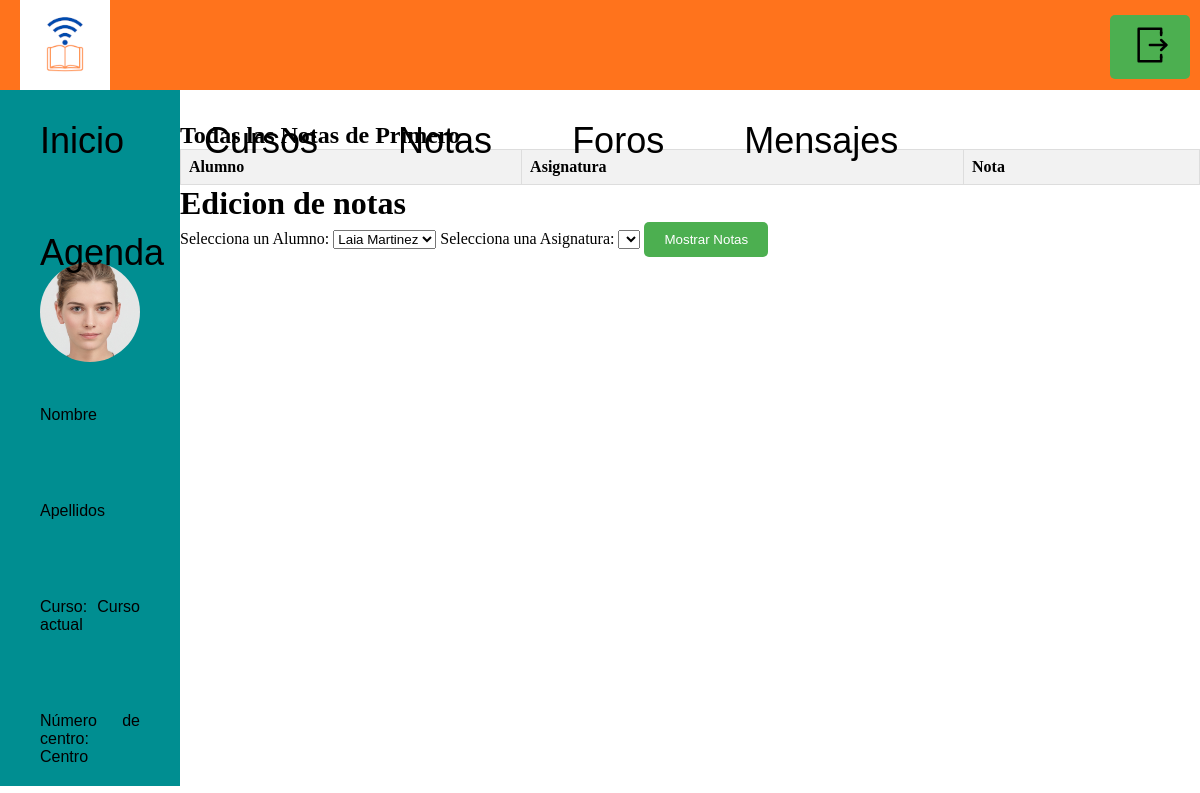
Page /profesor/gestionNotas2.php on the earlier database version.
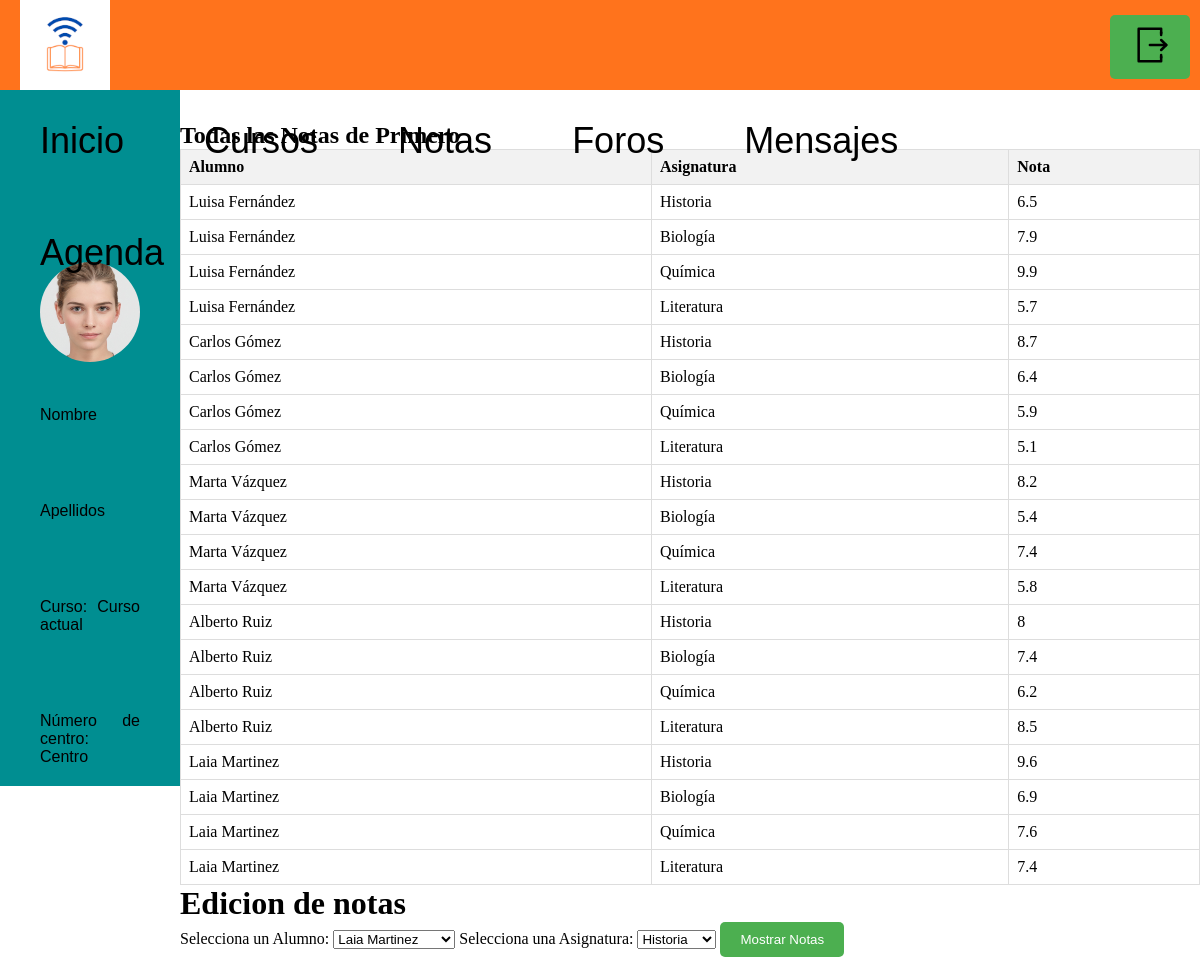
Same page on the later database version.
### tables this page shows
CREATE TABLE IF NOT EXISTS `nota` (
  `idNota` int(11) NOT NULL AUTO_INCREMENT,
  `calificacion` float DEFAULT NULL,
  `fecha_calificacion` date DEFAULT NULL,
  `idAsignatura` int(11) DEFAULT NULL,
  `idUsuario` int(11) DEFAULT NULL,
  PRIMARY KEY (`idNota`)
);

CREATE TABLE IF NOT EXISTS `usuario` (
  `idUsuario` int(11) NOT NULL AUTO_INCREMENT,
  `Nombre` varchar(45) DEFAULT NULL,
  `Apellidos` varchar(45) DEFAULT NULL,
  `contrasena` varchar(45) DEFAULT NULL,
  `tipo` varchar(45) DEFAULT NULL,
  `id_centro` int(11) DEFAULT NULL,
  `cursoActual` varchar(15) NOT NULL,
  PRIMARY KEY (`idUsuario`)
);

CREATE TABLE IF NOT EXISTS `asignatura` (
  `idAsignatura` int(11) NOT NULL AUTO_INCREMENT,
  `Nombre` varchar(45) DEFAULT NULL,
  `Descripcion` varchar(100) DEFAULT NULL,
  `Id_centro` int(11) DEFAULT NULL,
  `Material_idMaterial` int(11) NOT NULL,
  `Nota_idNota` int(11) NOT NULL,
  `Curso` varchar(15) NOT NULL,
  PRIMARY KEY (`idAsignatura`,`Nota_idNota`),
  KEY `fk_Asignatura_Material1_idx` (`Material_idMaterial`),
  KEY `fk_Asignatura_Nota1_idx` (`Nota_idNota`)
);

### profesor/gestionNotas2.php (the view, shortened to what this page needs)
<?php
include_once("../back/connection2.php");
$alumnos = mysqli_query($conn, "SELECT idUsuario, Nombre, Apellidos FROM usuario WHERE tipo = 'alumno' AND cursoActual = 'Segundo'");
$asignaturas = mysqli_query($conn, "SELECT idAsignatura, Nombre FROM asignatura WHERE Curso = 'Segundo'");
?>
<!DOCTYPE html>
<html lang="en">
<head>
    <link rel="stylesheet" href="../CSS/stylesres.css">
</head>
<body>
    <div class="contenedor">
        <div class="colDatosPersonales">
        <img class="fotoPersonal" src="../Media/cara_generica.jpg" alt="Foto personal">
        <p id="nombre">Nombre</p>
        <br>
        <p id="apellidos">Apellidos</p>
        <br>
        <p>Curso: <span id="cursoActual">Curso actual</span></p>
        <br>
        <p>Número de centro: <span id="centro">Centro</span></p>
        </div>
        <div class="colContenido bajando">
        <h2>Todas las Notas de Primero</h2>
        <table>
            <thead>
                <tr>
                    <th>Alumno</th>
                    <th>Asignatura</th>
                    <th>Nota</th>
                </tr>
            </thead>
            <tbody>
                <?php
                $queryTodasNotas = "SELECT u.Nombre AS NombreAlumno, u.Apellidos AS ApellidosAlumno, a.Nombre AS NombreAsignatura, n.calificacion FROM nota n
                                    JOIN usuario u ON n.idUsuario = u.idUsuario
                                    JOIN asignatura a ON n.idAsignatura = a.idAsignatura
                                    WHERE u.cursoActual = 'Segundo' AND u.tipo = 'alumno'";
                $resultadoTodasNotas = mysqli_query($conn, $queryTodasNotas);
                while ($fila = mysqli_fetch_assoc($resultadoTodasNotas)) {
                    echo "<tr>";
                    echo "<td>" . htmlspecialchars($fila['NombreAlumno']) . " " . htmlspecialchars($fila['ApellidosAlumno']) . "</td>";
                    echo "<td>" . htmlspecialchars($fila['NombreAsignatura']) . "</td>";
                    echo "<td>" . htmlspecialchars($fila['calificacion']) . "</td>";
                    echo "</tr>";
                }
                ?>
            </tbody>
        </table>
        <h1>Edicion de notas</h1>
        <form action="mostrarNotas2.php" method="post">
            <label for="alumno">Selecciona un Alumno:</label>
            <select name="alumno" id="alumno">
                <?php while ($alumno = mysqli_fetch_assoc($alumnos)) {
                    echo "<option value='{$alumno['idUsuario']}'>{$alumno['Nombre']} {$alumno['Apellidos']}</option>";
                } ?>
            </select>
            <label for="asignatura">Selecciona una Asignatura:</label>
            <select name="asignatura" id="asignatura">
                <?php while ($asignatura = mysqli_fetch_assoc($asignaturas)) {
                    echo "<option value='{$asignatura['idAsignatura']}'>{$asignatura['Nombre']}</option>";
                } ?>
            </select>
            <button type="submit">Mostrar Notas</button>
        </form>
        </div>
    </div>
</body>
</html>

Differences in the rows shown:
added nota: idUsuario.Nombre "Luisa", idUsuario.Apellidos "Fernández", asignatura.Nombre "Historia", calificacion "6.5"
added nota: idUsuario.Nombre "Luisa", idUsuario.Apellidos "Fernández", asignatura.Nombre "Biología", calificacion "7.9"
added nota: idUsuario.Nombre "Luisa", idUsuario.Apellidos "Fernández", asignatura.Nombre "Química", calificacion "9.9"
added nota: idUsuario.Nombre "Luisa", idUsuario.Apellidos "Fernández", asignatura.Nombre "Literatura", calificacion "5.7"
added nota: idUsuario.Nombre "Carlos", idUsuario.Apellidos "Gómez", asignatura.Nombre "Historia", calificacion "8.7"
added nota: idUsuario.Nombre "Carlos", idUsuario.Apellidos "Gómez", asignatura.Nombre "Biología", calificacion "6.4"
added nota: idUsuario.Nombre "Carlos", idUsuario.Apellidos "Gómez", asignatura.Nombre "Química", calificacion "5.9"
added nota: idUsuario.Nombre "Carlos", idUsuario.Apellidos "Gómez", asignatura.Nombre "Literatura", calificacion "5.1"
added nota: idUsuario.Nombre "Marta", idUsuario.Apellidos "Vázquez", asignatura.Nombre "Historia", calificacion "8.2"
added nota: idUsuario.Nombre "Marta", idUsuario.Apellidos "Vázquez", asignatura.Nombre "Biología", calificacion "5.4"
added nota: idUsuario.Nombre "Marta", idUsuario.Apellidos "Vázquez", asignatura.Nombre "Química", calificacion "7.4"
added nota: idUsuario.Nombre "Marta", idUsuario.Apellidos "Vázquez", asignatura.Nombre "Literatura", calificacion "5.8"
added nota: idUsuario.Nombre "Alberto", idUsuario.Apellidos "Ruiz", asignatura.Nombre "Historia", calificacion "8"
added nota: idUsuario.Nombre "Alberto", idUsuario.Apellidos "Ruiz", asignatura.Nombre "Biología", calificacion "7.4"
added nota: idUsuario.Nombre "Alberto", idUsuario.Apellidos "Ruiz", asignatura.Nombre "Química", calificacion "6.2"
added nota: idUsuario.Nombre "Alberto", idUsuario.Apellidos "Ruiz", asignatura.Nombre "Literatura", calificacion "8.5"
added nota: idUsuario.Nombre "Laia", idUsuario.Apellidos "Martinez", asignatura.Nombre "Historia", calificacion "9.6"
added nota: idUsuario.Nombre "Laia", idUsuario.Apellidos "Martinez", asignatura.Nombre "Biología", calificacion "6.9"
added nota: idUsuario.Nombre "Laia", idUsuario.Apellidos "Martinez", asignatura.Nombre "Química", calificacion "7.6"
added nota: idUsuario.Nombre "Laia", idUsuario.Apellidos "Martinez", asignatura.Nombre "Literatura", calificacion "7.4"
Other differences:
form field asignatura: (not shown) → "Historia"
